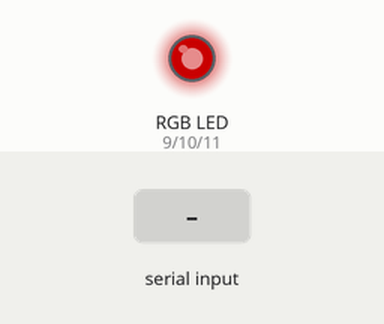
Bench run of a sketch on a simulated Arduino Uno, built with avr-gcc and run on an emulated ATmega328P. Shown: an RGB LED mixed from three pins (HIGH = lit). The test bench sets the inputs (shaded band). Dim RGB values are drawn brighter than linear.

Above: at 0.01 s.
At 0.37 s:
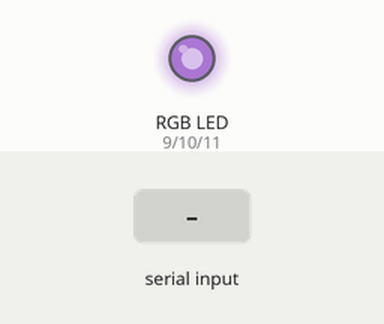
At 1.5 s:
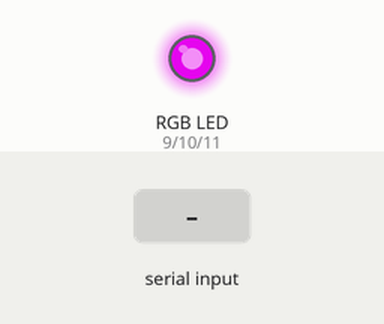
1.6 s: byte 1 (1) received over Serial
Timing chart, 0 to 4.6 s (numbered marks = the images above; inputs shaded):
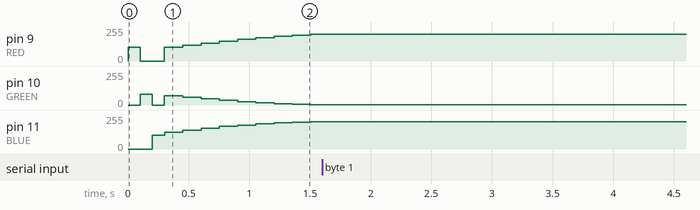

Measured:
- after the input at 1.6 s, pin 9 (RED): stops changing and stays 199/255; pin 10 (GREEN): stops changing and stays 1/255; pin 11 (BLUE): stops changing and stays 203/255

The sketch:

PWM_3ColourLED.pde
```cpp
#include <math.h>

#define RED   9
#define GREEN 10
#define BLUE  11

#define BRIGHTNESS  0.8

#define RED_BRIGHT   1.0
#define GREEN_BRIGHT 0.8
#define BLUE_BRIGHT  1.0

#define RED_PHASE     0.0
#define GREEN_PHASE   60.0
#define BLUE_PHASE    120.0

void opPin(int pin, float brightness, float adjust) {
   analogWrite(pin, int(brightness * adjust * 255 * BRIGHTNESS) );
}

void setRed(float brightness) { opPin(RED, brightness, RED_BRIGHT); }
void setGreen(float brightness) { opPin(GREEN, brightness, GREEN_BRIGHT); }
void setBlue(float brightness) { opPin(BLUE, brightness, BLUE_BRIGHT); }

void setColour(byte r, byte g, byte b) {
  analogWrite(RED, r);
  analogWrite(GREEN, g);
  analogWrite(BLUE, b);
}

char mode = 'p'; // p for pulse, s for serial

void setup() {
    pinMode(RED, OUTPUT);
    pinMode(GREEN, OUTPUT);
    pinMode(BLUE, OUTPUT);

    setRed(0.5);
    delay(100);
    setRed(0);
    setGreen(0.5);
    delay(100);
    setGreen(0);
    setBlue(0.5);
    delay(100);
    setBlue(0);

    Serial.begin(9600);
}

float deg = 0;
float twoPI = (2.0 * PI);

void pulseLoop() {
 setRed(sin((deg + RED_PHASE)   / twoPI) * 0.5 + 0.5);
 setGreen(sin((deg + GREEN_PHASE) / twoPI) * 0.5 + 0.5);
 setBlue(sin((deg + BLUE_PHASE) / twoPI) * 0.5 + 0.5);
 delay(150);
 if(Serial.available()) {
   mode = 's';
 }
 deg = deg + 1.0;
 if(deg > 360) { deg = deg - 360; }
}

void sendColour(byte r, byte g, byte b) {
    Serial.print((int)r);
    Serial.print(", ");
    Serial.print((int)g);
    Serial.print(", ");
    Serial.println((int)b);
}

char current = 'r';

byte r = 0;
byte g = 0;
byte b = 0;

void serialLoop() {

  if (Serial.available()) {
    switch(current) {
      case 'r':
        r = Serial.read();
        current = 'g';
        break;
      case 'g':
        g = Serial.read();
        current = 'b';
        break;
      case 'b':
        b = Serial.read();
        if( r == 1 && g == 2 && b == 3) {
           mode = 'p';
           current = 'r';
           break;
        }
        setColour(r,g,b);
        sendColour(r,g,b);
        current = 'r';
        break;
    }
  }
}

void loop() {
  switch(mode) {
     case 'p':
      pulseLoop();
      break;
     case 's':
      serialLoop();
      break;
  }
}
```
